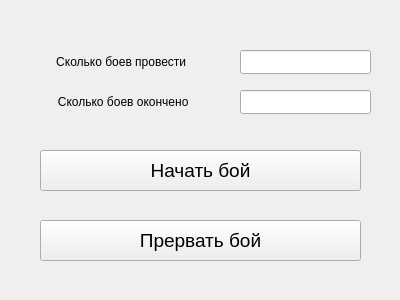
<?xml version="1.0" encoding="UTF-8"?>
<ui version="4.0">
 <class>Form</class>
 <widget class="QWidget" name="Form">
  <property name="geometry">
   <rect>
    <x>0</x>
    <y>0</y>
    <width>400</width>
    <height>300</height>
   </rect>
  </property>
  <property name="minimumSize">
   <size>
    <width>400</width>
    <height>300</height>
   </size>
  </property>
  <property name="maximumSize">
   <size>
    <width>400</width>
    <height>300</height>
   </size>
  </property>
  <property name="windowTitle">
   <string>gui bot</string>
  </property>
  <widget class="QPushButton" name="btnStart">
   <property name="geometry">
    <rect>
     <x>40</x>
     <y>150</y>
     <width>321</width>
     <height>41</height>
    </rect>
   </property>
   <property name="font">
    <font>
     <pointsize>14</pointsize>
    </font>
   </property>
   <property name="text">
    <string>Начать бой</string>
   </property>
  </widget>
  <widget class="QPushButton" name="btnStop">
   <property name="geometry">
    <rect>
     <x>40</x>
     <y>220</y>
     <width>321</width>
     <height>41</height>
    </rect>
   </property>
   <property name="font">
    <font>
     <pointsize>14</pointsize>
    </font>
   </property>
   <property name="styleSheet">
    <string notr="true">border-color: qlineargradient(spread:pad, x1:0, y1:0, x2:1, y2:0, stop:0 rgba(0, 0, 0, 255), stop:1 rgba(255, 255, 255, 255));</string>
   </property>
   <property name="text">
    <string>Прервать бой</string>
   </property>
  </widget>
  <widget class="QLabel" name="lblHowMatch">
   <property name="geometry">
    <rect>
     <x>10</x>
     <y>50</y>
     <width>219</width>
     <height>24</height>
    </rect>
   </property>
   <property name="styleSheet">
    <string notr="true">font: 12pt &quot;MS Shell Dlg 2&quot;;</string>
   </property>
   <property name="text">
    <string> Сколько боев провести</string>
   </property>
   <property name="alignment">
    <set>Qt::AlignCenter</set>
   </property>
  </widget>
  <widget class="QLabel" name="lblCount">
   <property name="geometry">
    <rect>
     <x>10</x>
     <y>90</y>
     <width>223</width>
     <height>24</height>
    </rect>
   </property>
   <property name="styleSheet">
    <string notr="true">font: 12pt &quot;MS Shell Dlg 2&quot;;</string>
   </property>
   <property name="text">
    <string> Сколько боев окончено</string>
   </property>
   <property name="alignment">
    <set>Qt::AlignCenter</set>
   </property>
  </widget>
  <widget class="QLineEdit" name="lineHowMatch">
   <property name="geometry">
    <rect>
     <x>240</x>
     <y>50</y>
     <width>131</width>
     <height>24</height>
    </rect>
   </property>
   <property name="alignment">
    <set>Qt::AlignCenter</set>
   </property>
  </widget>
  <widget class="QLineEdit" name="lineCount">
   <property name="geometry">
    <rect>
     <x>240</x>
     <y>90</y>
     <width>131</width>
     <height>24</height>
    </rect>
   </property>
   <property name="alignment">
    <set>Qt::AlignCenter</set>
   </property>
  </widget>
 </widget>
 <resources/>
 <connections/>
</ui>
